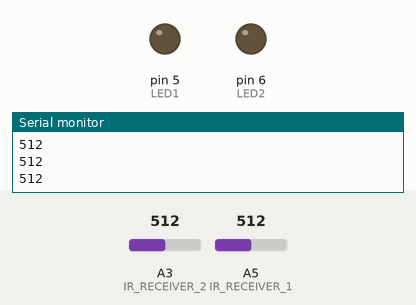
The sketch below on a simulated Arduino Uno, built with avr-gcc and run on an emulated ATmega328P. Shown: output pins drawn as LEDs (lit = HIGH), the last lines printed to the serial monitor. Inputs (shaded band) come from the test bench; at power-on: A5 (IR_RECEIVER_1) = 512, A3 (IR_RECEIVER_2) = 512.

Above: at 1.2 s.
1.3 s: A5 (IR_RECEIVER_1) set to 306
At 1.9 s:
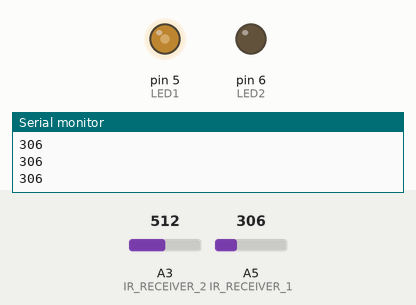
2.8 s: A3 (IR_RECEIVER_2) set to 306
At 4.0 s:
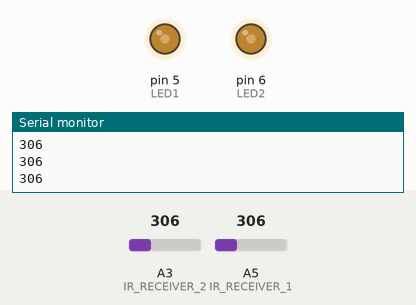
4.3 s: A5 (IR_RECEIVER_1) set to 122
At 5.5 s:
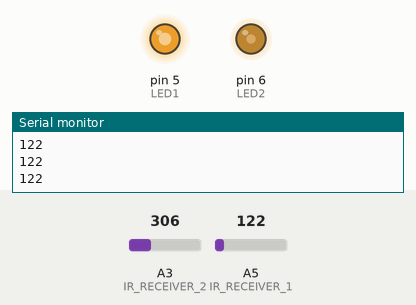
5.8 s: A3 (IR_RECEIVER_2) set to 122
At 6.3 s:
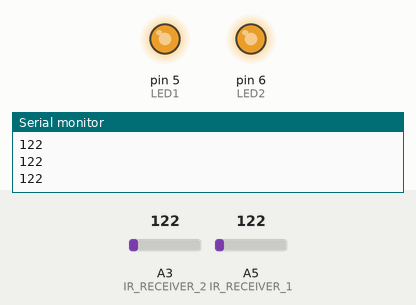
7.3 s: A5 (IR_RECEIVER_1) set to 511
At 7.7 s:
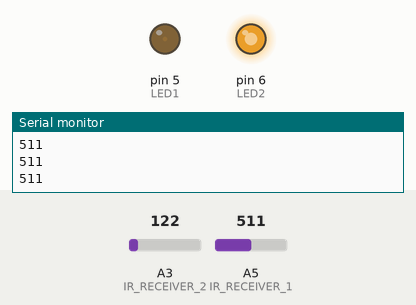
8.8 s: A3 (IR_RECEIVER_2) set to 511
At 9.8 s:
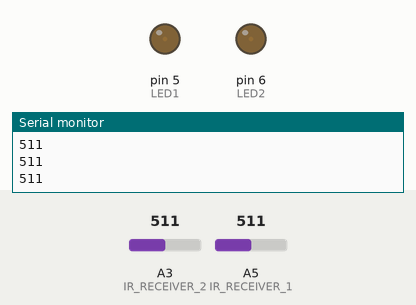
Timing chart, 0 to 11.3 s (numbered marks = the images above; inputs shaded):
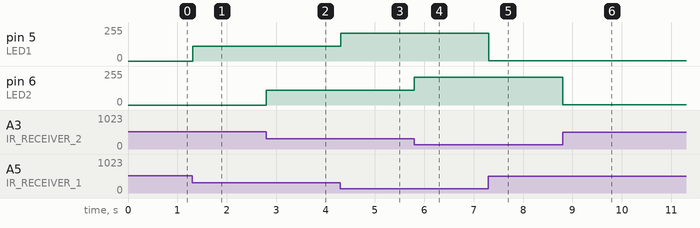

Measured:
- after the input at 1.3 s, pin 5 (LED1): 0/255 → 110/255 at once
- after the input at 2.8 s, pin 6 (LED2): 0/255 → 110/255 at once
- after the input at 4.3 s, pin 5 (LED1): 110/255 → 209/255 at once
- after the input at 5.8 s, pin 6 (LED2): 110/255 → 208/255 at once
- after the input at 7.3 s, pin 5 (LED1): 209/255 → 1/255 at once
- after the input at 8.8 s, pin 6 (LED2): 208/255 → 1/255 at once

The sketch:

Distance_Sensor.ino
```cpp
#define LED1 5
#define LED2 6
#define IR_RECEIVER_1 19
#define IR_RECEIVER_2 17

//background noise for each IR receiver
long zero1;
long zero2;

void setup() {
  // put your setup code here, to run once:
  pinMode(LED1, OUTPUT);
  pinMode(LED2, OUTPUT);
  pinMode(IR_RECEIVER_1, INPUT);
  pinMode(IR_RECEIVER_2, INPUT);
  //here we take the average IR reading over 100 readings
  //to find the background noise
  zero1 = 0;
  zero2 = 0;
  for (int i = 0; i < 100; i++) {
    zero1 += analogRead(IR_RECEIVER_1);
    zero2 += analogRead(IR_RECEIVER_2);
  }
  zero1 /= 100;
  zero2 /= 100;
  zero1 = constrain(zero1, 0, 1023);
  zero2 = constrain(zero2, 0, 1023);
  Serial.begin(9600);
  Serial.print("Background Noise Left: ");
  Serial.println(zero1);
  Serial.print("Background Noise Right: ");
  Serial.println(zero2);
}

void loop() {
  // put your main code here, to run repeatedly:

  //IR values are read from 0 to 1023, with 0 being thr
  //brightest and 1023 being the darkest
  int val1 = analogRead(IR_RECEIVER_1);
  Serial.println(val1);
  val1 = map(val1, 34, zero1, 0, 255);
  //we use 255 - val1 in order to correct for the max/min
  //values being inverted in our previous reading
  val1 = constrain(val1, 0, 255);
  analogWrite(LED1, (255 - val1));

  int val2 = analogRead(IR_RECEIVER_2);
  //Serial.println(val2);
  val2 = map(val2, 32, zero2, 0, 255);
  val2 = constrain(val2, 0, 255);
  analogWrite(LED2, (255 - val2));


}
```
